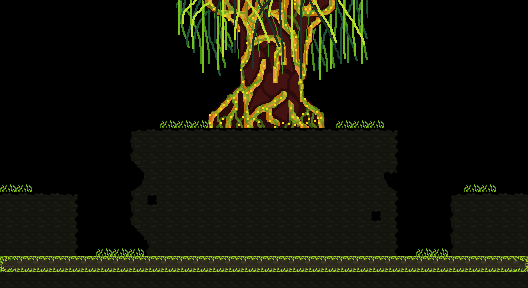

This game map was drawn from its Tiled (.tmx) file and the tilesets committed beside it. A one-line description and the trimmed map source follow:
An orthogonal 33x18 tile map with 16x16 px tiles, 2 tile layers (bg, fg), 1 hidden layer not drawn.

<map version="1.0" orientation="orthogonal" renderorder="right-down" width="33" height="18" tilewidth="16" tileheight="16" nextobjectid="1">
 <tileset firstgid="1" name="Tileset" tilewidth="16" tileheight="16">
  <image source="Tileset.png" width="256" height="160" />
 </tileset>
 <layer name="bg" width="33" height="18">
  <data>[594 cells, 266 non-empty, 88 distinct tile ids]</data>
 </layer>
 <layer name="fg" width="33" height="18">
  <data>[594 cells, 66 non-empty, 4 distinct tile ids]</data>
 </layer>
 <layer name="fdg" width="33" height="18" visible="0">
  <data>[594 cells, 27 non-empty, 3 distinct tile ids]</data>
 </layer>
</map>
